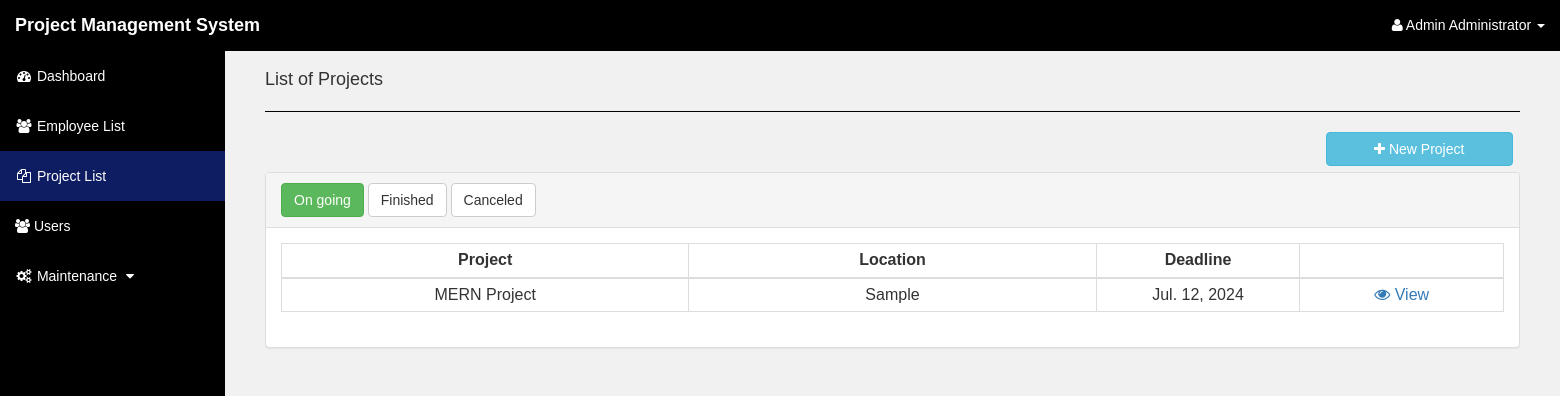
/pages/index.php?page=project_list&io=1 (signed in), run on the app's committed database.
### tables this page shows
CREATE TABLE `projects` (
  `project_id` int(10) NOT NULL,
  `project` varchar(100) NOT NULL,
  `location` varchar(100) NOT NULL,
  `overall_cost` varchar(10) NOT NULL,
  `start_date` date NOT NULL,
  `deadline` date NOT NULL,
  `site_pic` varchar(100) NOT NULL,
  `tid` int(10) NOT NULL,
  `proposed_project` int(5) NOT NULL,
  `date_added` date NOT NULL,
  `io` int(5) NOT NULL
);

### pages/index.php (the view, shortened to what this page needs)
<?php include '../includes/auth.php';
      include '../includes/header.php'; ?>
<!DOCTYPE html>
<html lang="en">
<body style="background-color:rgba(241, 241, 241, 0.9) !important">
    <div id="wrapper">
        <nav class="navbar navbar-inverse navbar-fixed-top" role="navigation">
            <div class="navbar-header">
                <a class="navbar-brand" href=""><b>Project Management System</b></a>
            </div>
            <ul class="nav navbar-right top-nav">
                <li class="dropdown">
                    <a href="#" class="dropdown-toggle" data-toggle="dropdown"><i class="fa fa-user"></i>
                <?php echo $_SESSION['NAME']?>
                    <b class="caret"></b></a>
                        </li>
                    </ul>
            <div class="collapse navbar-collapse navbar-ex1-collapse">
            <?php  include '../includes/sidebar.php'; ?>
            </div>
        </nav>
        <div id="page-wrapper">
            <div class="container-fluid">
<?php
$page = isset($_GET['page']) && !empty($_GET['page']) ? $_GET['page'] : 'home';
$pages = array('home','position','employee','employee_profile','division','project_list','project_detail','progress','update_progress','user_list','attendance','project_team');
if (!empty($page)) {
    if(in_array($page,$pages)) {
        $page .= '.php';
        include($page);
    }
    else {
        echo 'Page not found. Return
        <a href="index.php?page=home">home</a>';
    }
}
?>
            </div>
</body>
</html>

### pages/project_list.php (shortened to what this page needs)
<div class="col-md-12">
	<h4>List of Projects</h4>
<hr style="border-bottom:1px solid black"></hr>
</div>
<div class="col-lg-12">
<div class="col-md-11 col-md-offset-10">
	<a class="col-sm-2 btn btn-md btn-info" href="#new_project" data-toggle="modal"><center><i class="fa fa-plus"></i> New Project</center></a>
</div>
<br>
<br>
	<div class="panel panel-default">
        <div class="panel-heading">
          <?php if($_GET['io'] == '1'){ $btn_class1 = 'class="btn btn-md btn-success"';} else{ $btn_class1 = 'class="btn btn-md btn-default"';} ?>
        <?php if($_GET['io'] == '2'){ $btn_class = 'class="btn btn-md btn-success"';} else{ $btn_class = 'class="btn btn-md btn-default"';} ?>
        <?php if($_GET['io'] == '3'){ $btn_class2 = 'class="btn btn-md btn-success"';} else{ $btn_class2 = 'class="btn btn-md btn-default"';} ?>
          <a href="index.php?page=project_list&io=1" <?php echo $btn_class1 ?> > On going</a>
          <a href="index.php?page=project_list&io=2" <?php echo $btn_class ?> > Finished</a>
          <a href="index.php?page=project_list&io=3" <?php echo $btn_class2 ?> > Canceled</a>
        </div>
        <div class="panel-body">
       <table id="position" class="table table-bordered table-condensed">
    <thead>
      <tr id="heads">
        <th class="col-md-2 text-center">Project</th>
        <th class="col-md-2 text-center">Location</th>
        <th class="col-md-1 text-center">Deadline</th>
        <th class="col-md-1 text-center"></th>
      </tr>
    </thead>
    <tbody>
    <?php
    include '../includes/db.php';
      $query=  mysqli_query($conn, "SELECT * FROM projects where io = '".$_GET['io']."'");
         while($row = mysqli_fetch_assoc($query)) {
         $id =$row['project_id'];
    ?>
      <tr>
        <td style="text-transform:capitalize" class="text-center"><?php echo $row['project'] ?></td>
        <td style="text-transform:capitalize" class="text-center"><?php echo $row['location'] ?></td>
        <td style="text-transform:capitalize" class="text-center"><?php echo date("M. d, Y",strtotime($row['deadline'])) ?></td>
        <td style="text-transform:capitalize" class="text-center"><center><a href="index.php?page=project_detail&id=<?php echo $id ?>&stats=<?php echo $_GET['io'] ?>"><i class="fa fa-eye"></i> View </a></center></td>
       </tr>
      <?php } ?>
    </tbody>
  </table>
		</div>
	</div>
</div>
<?php include '../includes/add_modal.php' ?>

### asset/css/sb-admin.css (style rules this page uses)
body { margin-top: 100px; background-color: #222; }
@media (min-width:768px) { body { margin-top: 50px; } }
#wrapper { padding-left: 0; }
#page-wrapper { width: 100%; padding: 0; background-color: #fff; }
@media (min-width:768px) { #wrapper { padding-left: 225px; } }
@media (min-width:768px) { #page-wrapper { padding: 10px; } }
.top-nav { padding: 0 15px; }
.top-nav>li { display: inline-block; float:left; }
.top-nav>li>a { padding-top: 15px; padding-bottom: 15px; line-height: 20px; color: #999; }

### asset/css/styles.css (style rules this page uses)
#page-wrapper { min-height: 870px; }
.navbar-inverse { background-color:#000000 !important; border-color:#000000ce !important; }
* { box-sizing:border-box }
body { font-family: Verdana,sans-serif; }
.navbar-inverse .navbar-brand { color: #ffffff !important; }
#page-wrapper { background-color: rgb(241, 241, 241) !important; }
.top-nav>li>a { padding-top: 15px; padding-bottom: 15px; line-height: 20px; color: #fff; }

### pages/index.php (style rules this page uses)
#page-wrapper { background-color: rgb(241, 241, 241) !important; }

### data on the page
projects: project "MERN Project", location "Sample", deadline "Jul. 12, 2024"

### other printed values
$_SESSION['NAME'] "Admin Administrator"
